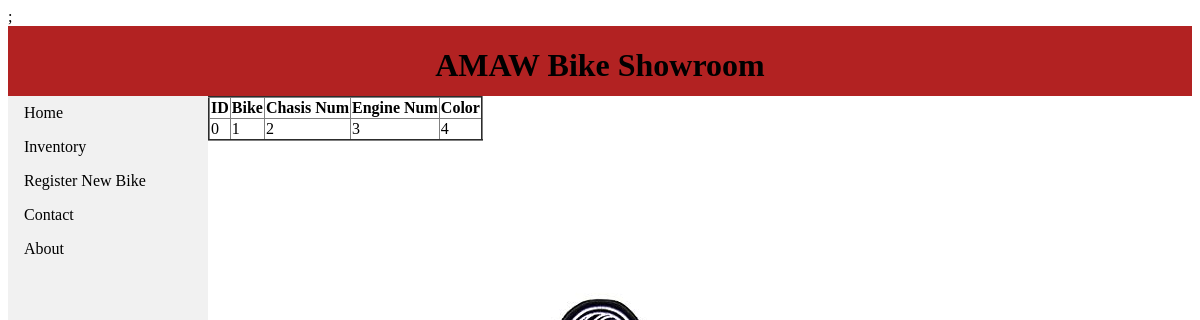
The page /salesman_new_bikes_see_data.php on the database as committed earlier.
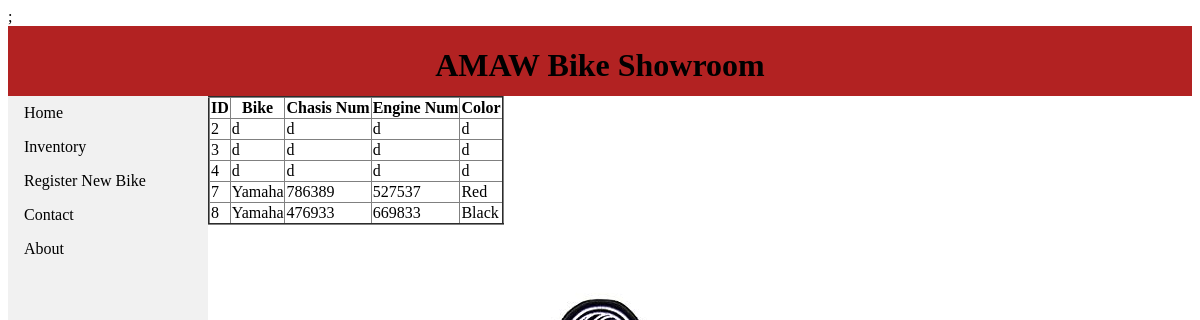
The same page on the database as committed later.
### tables this page shows
CREATE TABLE `invent` (
  `id` int(100) NOT NULL,
  `bike` varchar(100) NOT NULL,
  `chasisnum` varchar(100) NOT NULL,
  `enginenum` varchar(100) NOT NULL,
  `color` varchar(100) NOT NULL,
  `sold` varchar(100) NOT NULL,
  `date` varchar(100) NOT NULL,
  `owner` varchar(100) NOT NULL
);

### salesman_new_bikes_see_data.php (the view, shortened to what this page needs)
<!DOCTYPE html>
<html>
<head>
<link rel="stylesheet" type="text/css" href="salesman.css">;
</head>
<body>
    <div class="header">
        <h1>AMAW Bike Showroom</h1>
    </div>
<div class="flex-container">
<ul>
<li><a href="salesman_home.html">Home</a></li>
  <li class="dropdown">
    <a>Inventory</a>
<li><a href="salesman_register_new_bike.php">Register New Bike</a></li>
  <li><a href="#contact">Contact</a></li>
  <li><a href="#about">About</a></li>
</ul>
<div id="newbike">
<?php
require_once 'salesman_db_conn.php';
    $sql1 = "SELECT* FROM invent WHERE sold=''";
        $result = $conn->query($sql1);
        if ($result->num_rows > 0) {
            echo "<table border=\"2\" style=\"border-collapse:collapse;\">";
            echo "<tr>";
                echo "<th>ID </th>";
                echo "<th>Bike</th>";
                echo "<th>Chasis Num</th>";
                echo "<th>Engine Num</th>";
                echo"<th>Color</th>";
            echo "</tr>";
            while($row = $result->fetch_assoc()) {
                echo "<tr>";
                echo "<td>" . $row['id'] . "</td>";
                echo "<td>" . $row['bike'] . "</td>";
                echo "<td>" . $row['chasisnum'] . "</td>";
                echo "<td>" . $row['enginenum'] . "</td>";
                echo "<td>" . $row['color'] . "</td>";
            echo "</tr>";
            }
            echo "</table>";
        } else {
            echo "0 results";
        }
?>
</div>
</div>
</body>
</html>

Rows that differ between the two databases and show on the page:
removed invent: id "0", bike "1", chasisnum "2", enginenum "3", color "4"
added invent: id "2", bike "d", chasisnum "d", enginenum "d", color "d"
added invent: id "3", bike "d", chasisnum "d", enginenum "d", color "d"
added invent: id "4", bike "d", chasisnum "d", enginenum "d", color "d"
added invent: id "7", bike "Yamaha", chasisnum "786389", enginenum "527537", color "Red"
added invent: id "8", bike "Yamaha", chasisnum "476933", enginenum "669833", color "Black"
